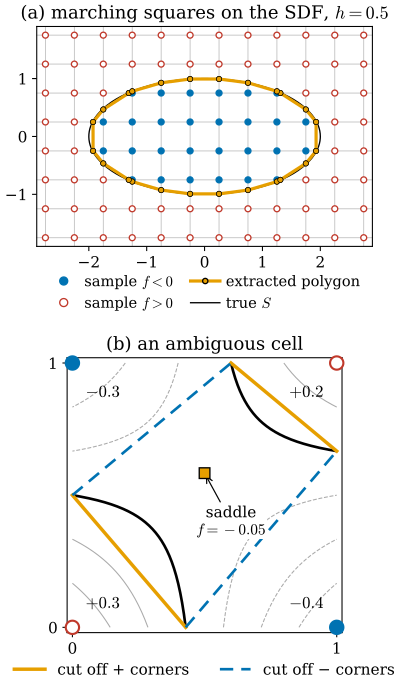

Here is the Python script that generated this plot:
"""Figure 30.2.4: marching squares (the 2D cross-section of marching cubes) and its ambiguous case (Section 30.2).

(a) the ellipse x^2/4 + y^2 = 1 (thin black), its exact SDF sampled on a grid of spacing h = 0.5 (dots: blue f < 0,
    red f > 0). On every grid edge whose end values have opposite signs a vertex is placed by linear interpolation
    x0 + f0/(f0 - f1) (x1 - x0) (orange dots); the vertices are joined cell by cell (orange polygon).
(b) one cell with corner values f00 = 0.3 (bottom left), f10 = -0.4, f11 = 0.2, f01 = -0.3; gray: level sets of the
    bilinear interpolant; black: its zero set (two hyperbola branches); orange square: its saddle point
    (0.5, 0.583) with value -0.05. The two triangulations that fit the corner signs: orange solid (cut off the two
    positive corners: consistent with the negative saddle value) and blue dashed (cut off the negative corners).
Self-checks: vertices are on the sign-change edges; the saddle is a critical point of the interpolant.

Run from the project root: ``PYTHONPATH=tools python3 chapters/30-radiance-field-surfaces/figures/fig-30-2-4-marching-squares.py``
"""

import os

os.environ.setdefault("OMP_NUM_THREADS", "4")
os.environ.setdefault("OPENBLAS_NUM_THREADS", "4")

import dgfig

dgfig.setup()

import matplotlib
import matplotlib.pyplot as plt
import numpy as np

matplotlib.rcParams.update({"font.size": 13, "axes.titlesize": 13.5, "axes.labelsize": 13,
                            "xtick.labelsize": 11.5, "ytick.labelsize": 11.5, "legend.fontsize": 11.5})
C = dgfig.COLORS
A, B = 2.0, 1.0


def closest_param(P, n_init=512, iters=40):
    s0 = np.linspace(0, 2 * np.pi, n_init, endpoint=False)
    E = np.stack([A * np.cos(s0), B * np.sin(s0)], 1)
    s = s0[np.argmin(((P[:, None, :] - E[None]) ** 2).sum(-1), 1)]
    for _ in range(iters):
        c, si = np.cos(s), np.sin(s)
        dx, dy = A * c - P[:, 0], B * si - P[:, 1]
        g1 = -A * si * dx + B * c * dy
        g2 = (A * si) ** 2 + (B * c) ** 2 - A * c * dx - B * si * dy
        s = s - g1 / np.where(np.abs(g2) > 1e-12, g2, 1e-12)
    return s


def sdf(P):
    s = closest_param(P)
    d = np.linalg.norm(P - np.stack([A * np.cos(s), B * np.sin(s)], 1), axis=1)
    return np.where(P[:, 0] ** 2 / A ** 2 + P[:, 1] ** 2 / B ** 2 < 1, -d, d)


h = 0.5
xs = np.arange(-2.75, 2.76, h)
ys = np.arange(-1.75, 1.76, h)
X, Y = np.meshgrid(xs, ys)
F = sdf(np.stack([X.ravel(), Y.ravel()], 1)).reshape(X.shape)


def interp(p0, p1, f0, f1):
    t = f0 / (f0 - f1)
    assert 0 <= t <= 1
    return p0 + t * (p1 - p0)


segs, verts = [], []
for i in range(len(ys) - 1):
    for j in range(len(xs) - 1):
        corners = [(i, j), (i, j + 1), (i + 1, j + 1), (i + 1, j)]          # ccw: bl, br, tr, tl
        P = [np.array([X[a, b], Y[a, b]]) for a, b in corners]
        V = [F[a, b] for a, b in corners]
        pts = []
        for k in range(4):
            a, b = k, (k + 1) % 4
            if V[a] * V[b] < 0:
                pts.append(interp(P[a], P[b], V[a], V[b]))
        assert len(pts) in (0, 2), "no ambiguous cell expected for this grid"
        if len(pts) == 2:
            segs.append(pts)
            verts += pts
verts = np.array(verts)
err = np.abs(np.sqrt(verts[:, 0] ** 2 / A ** 2 + verts[:, 1] ** 2 / B ** 2) - 1)
print(f"{len(segs)} segments; max |x^2/a^2 + y^2/b^2 - 1| at vertices = {err.max():.3f}")

fig, (axa, axb) = plt.subplots(2, 1, figsize=(5.8, 8.2), gridspec_kw=dict(height_ratios=[1.0, 1.25], hspace=0.45))

tt = np.linspace(0, 2 * np.pi, 400)
for x0 in xs:
    axa.axvline(x0, color="#BBBBBB", lw=0.6, zorder=0)
for y0 in ys:
    axa.axhline(y0, color="#BBBBBB", lw=0.6, zorder=0)
axa.plot(A * np.cos(tt), B * np.sin(tt), color=C["main"], lw=1.0, zorder=2)
neg = F < 0
axa.plot(X[neg], Y[neg], "o", color=C["tangent"], ms=4.5, zorder=3)
axa.plot(X[~neg], Y[~neg], "o", color="#C0392B", ms=4.5, mfc="white", zorder=3)
for p, q in segs:
    axa.plot([p[0], q[0]], [p[1], q[1]], color=C["accent"], lw=2.4, zorder=4)
axa.plot(verts[:, 0], verts[:, 1], "o", color=C["accent"], ms=4, mec=C["main"], mew=0.5, zorder=5)
axa.set_aspect("equal")
axa.set_xlim(-2.9, 2.9)
axa.set_ylim(-1.9, 1.9)
axa.set_xticks([-2, -1, 0, 1, 2])
axa.set_yticks([-1, 0, 1])
axa.set_title(r"(a) marching squares on the SDF, $h = 0.5$", fontsize=13.5)
from matplotlib.lines import Line2D
handles = [Line2D([], [], marker="o", ls="none", color=C["tangent"], ms=6, label=r"sample $f < 0$"),
           Line2D([], [], marker="o", ls="none", color="#C0392B", mfc="white", ms=6, label=r"sample $f > 0$"),
           Line2D([], [], color=C["accent"], lw=2.4, marker="o", ms=4, mec=C["main"], label="extracted polygon"),
           Line2D([], [], color=C["main"], lw=1.0, label=r"true $S$")]
axa.legend(handles=handles, loc="upper center", bbox_to_anchor=(0.5, -0.07), ncol=2, frameon=False, fontsize=11,
           columnspacing=1.2, handletextpad=0.4)

# (b) ambiguous cell
f00, f10, f01, f11 = 0.3, -0.4, -0.3, 0.2
bil = lambda u, v: f00 * (1 - u) * (1 - v) + f10 * u * (1 - v) + f01 * (1 - u) * v + f11 * u * v
den = f00 + f11 - f10 - f01
us_, vs_ = (f00 - f01) / den, (f00 - f10) / den
fs = bil(us_, vs_)
eps = 1e-7
assert abs(bil(us_ + eps, vs_) - bil(us_ - eps, vs_)) < 1e-9 and abs(bil(us_, vs_ + eps) - bil(us_, vs_ - eps)) < 1e-9
assert abs(fs - (f00 * f11 - f10 * f01) / den) < 1e-15 and abs(fs + 0.05) < 1e-12
g = np.linspace(0, 1, 401)
U, V = np.meshgrid(g, g)
Fb = bil(U, V)
axb.contour(U, V, Fb, levels=[-0.3, -0.2, -0.1, 0.1, 0.2], colors="#AAAAAA", linewidths=0.8)
axb.contour(U, V, Fb, levels=[0.0], colors=C["main"], linewidths=2.0)
e_b = (f00 / (f00 - f10), 0.0)          # bottom edge
e_r = (1.0, f10 / (f10 - f11))          # right edge
e_t = (f01 / (f01 - f11), 1.0)          # top edge
e_l = (0.0, f00 / (f00 - f01))          # left edge
# option 1 (orange): isolate the positive corners (0,0) and (1,1)
axb.plot([e_b[0], e_l[0]], [e_b[1], e_l[1]], color=C["accent"], lw=2.6)
axb.plot([e_r[0], e_t[0]], [e_r[1], e_t[1]], color=C["accent"], lw=2.6, label="cut off + corners")
# option 2 (blue dashed): isolate the negative corners (1,0) and (0,1)
axb.plot([e_b[0], e_r[0]], [e_b[1], e_r[1]], color=C["tangent"], lw=2.0, ls=(0, (5, 3)))
axb.plot([e_l[0], e_t[0]], [e_l[1], e_t[1]], color=C["tangent"], lw=2.0, ls=(0, (5, 3)), label="cut off − corners")
axb.plot([us_], [vs_], "s", color=C["accent"], ms=8, mec=C["main"], zorder=6)
axb.annotate("saddle\n" + rf"$f = {fs:.2f}$", xy=(us_, vs_), xytext=(0.6, 0.40), ha="center", va="center",
             fontsize=11.5, arrowprops=dict(arrowstyle="->", lw=0.9), bbox=dict(fc="white", ec="none", pad=1))
for (cu, cv, val) in [(0, 0, f00), (1, 0, f10), (1, 1, f11), (0, 1, f01)]:
    axb.plot([cu], [cv], "o", ms=10, color=(C["tangent"] if val < 0 else "white"),
             mec=(C["tangent"] if val < 0 else "#C0392B"), mew=1.6, zorder=7, clip_on=False)
    axb.text(cu + (0.05 if cu == 0 else -0.05), cv + (0.06 if cv == 0 else -0.08), rf"${val:+.1f}$", fontsize=12.5,
             ha="left" if cu == 0 else "right", va="bottom" if cv == 0 else "top")
axb.set_xlim(-0.02, 1.02)
axb.set_ylim(-0.02, 1.02)
axb.set_aspect("equal")
axb.set_xticks([0, 1])
axb.set_yticks([0, 1])
axb.legend(loc="upper center", bbox_to_anchor=(0.5, -0.06), ncol=2, frameon=False, fontsize=11.5)
axb.set_title("(b) an ambiguous cell", fontsize=13.5)

dgfig.save(fig, __file__)
